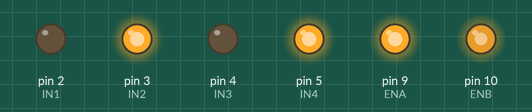
This sketch was run on a simulated Arduino Uno, built with avr-gcc and run on an emulated ATmega328P. On the bench: output pins drawn as LEDs (lit = HIGH). What the sketch prints to the serial monitor is not drawn.

Above: at 0.05 s.
At 2.9 s:
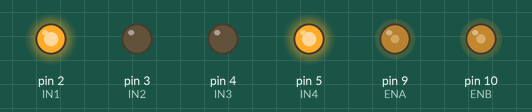
Timing chart, 0 to 3.4 s (numbered marks = the images above):
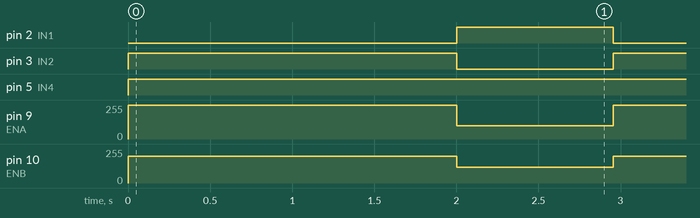

The sketch:

square_lap.ino
```cpp
#include <Wire.h>
int INTERVAL_MESSAGE1 = 2000;
int  INTERVAL_MESSAGE2 = 955;
int  INTERVAL_MESSAGE3 = 0;


const int IN1 = 2;
const int IN2 = 3;

const int IN3 = 4;
const int IN4 = 5;

const int ENA = 9;
const int ENB = 10;

int speedControl = 127;
bool enable_a = true;
bool enable_b = false;
unsigned long time_now = 0;
void setup()
{

  Serial.begin(115200);
  pinMode (IN1, OUTPUT);
  pinMode (IN2, OUTPUT);
  pinMode (IN3, OUTPUT);
  pinMode (IN4, OUTPUT);
  pinMode (ENA, OUTPUT);
  pinMode (ENB, OUTPUT);
}

int      runs = 1;

void loop()
{

    while(millis() < INTERVAL_MESSAGE1*runs + INTERVAL_MESSAGE2*(runs-1)  ){
        Serial.println(1);

        spin(0, speedControl);

    }
    while(millis() < INTERVAL_MESSAGE1*runs + INTERVAL_MESSAGE2*(runs)   ){
        analogWrite(ENA, 100);
        analogWrite(ENB, 120);
        digitalWrite(IN1, HIGH);
        digitalWrite(IN2, LOW);
        digitalWrite(IN3, LOW);
        digitalWrite(IN4, HIGH);
    }
    runs += 1;

}
void spin(int direction, int speed){
  //control speed
  analogWrite(ENA, 255);
  analogWrite(ENB, 200);
//control direction 1 means clockwise in our circuit
  if(direction == 1){
  digitalWrite(IN1, HIGH);
  digitalWrite(IN2, LOW);
  digitalWrite(IN3, HIGH);
  digitalWrite(IN4, LOW);
  }
  else{
  digitalWrite(IN1, LOW);
  digitalWrite(IN2, HIGH);
  digitalWrite(IN3, LOW);
  digitalWrite(IN4, HIGH);
  }

}
```

Measured:
- by itself, pin 2 (IN1): alternates HIGH for 0.96 s and LOW for 2.0 s, 22 changes in all, then stays LOW
- by itself, pin 3 (IN2): alternates HIGH for 2.0 s and LOW for 0.96 s, 23 changes in all, then stays HIGH
- by itself, pin 5 (IN4): LOW → HIGH at 0.00 s
- by itself, pin 9 (ENA): alternates 255/255 for 2.0 s and 100/255 for 0.96 s, 23 changes in all, then stays 255/255
- by itself, pin 10 (ENB): alternates 200/255 for 2.0 s and 120/255 for 0.96 s, 23 changes in all, then stays 200/255
